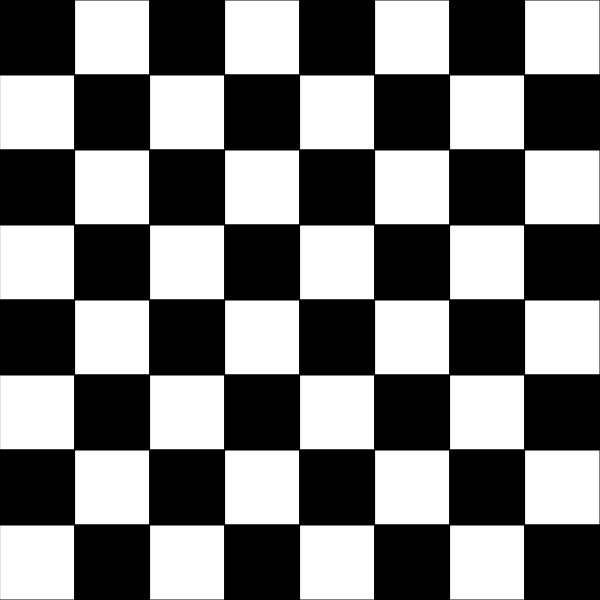
Frame 1 (no input)
Frame 60 (no input): identical to frame 1, image omitted
Frame 120 (the mouse pressed at the canvas centre since frame 60): identical to frame 1, image omitted

The p5.js sketch that drew this single still picture (run headless with seeded random() and noise() and a simulated clock; from frame 60 on, the mouse is pressed at the canvas centre):

// p5.js sketch
// ── sketch.js
// Refactor 04
// Anthony Pittman
// April 17th 2019
//
// Extra for Experts:
// - describe what you did to take this project "above and beyond"

let fillColour = 0;

function setup() {
  createCanvas(600, 600);
}

function draw() {
  chessBoard();
  
}

function chessBoard() {
  //draws x squares
  for (let x = 0; x <= 525; x += 75) {
    //draws y squares
    for (let y = 0; y <= 525; y += 75) {
      fill(fillColour);
      rect(x, y, 75, 75);
      //determines square colour
      if (fillColour === 0) {
        fillColour = 255;
      }
      else {
        fillColour = 0;
      }
    }
    // flips colours to have chess board effect
    if (fillColour === 0) {
      fillColour = 255;
    }
    else {
      fillColour = 0;
    }
  }
}
